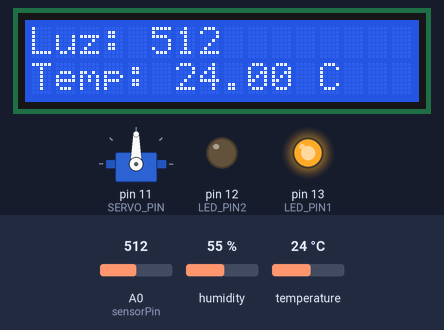
Simulated run of this sketch. Board: Arduino Uno, built with avr-gcc and run on an emulated ATmega328P. On the bench: servo, 16×2 character LCD, output pins drawn as LEDs (lit = HIGH). The inputs (shaded band) are chosen by the test bench; at power-on: temperature 24 °C, A0 (sensorPin) = 512, humidity 55 %.

Above: at 1.2 s.
1.3 s: temperature set to 28 °C
At 3.2 s:
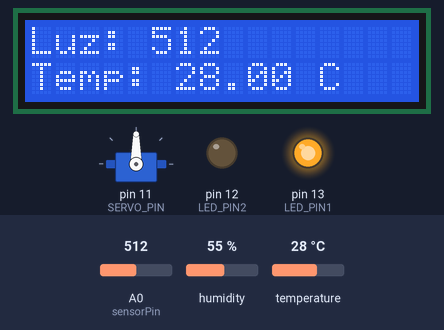
3.6 s: temperature set to 31 °C
At 4.8 s:
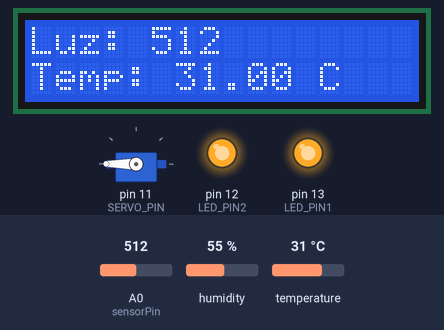
5.6 s: A0 (sensorPin) set to 492
At 7.3 s:
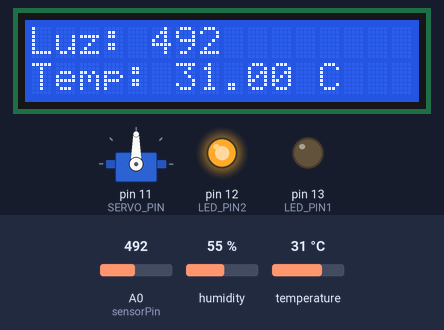
7.6 s: temperature set to 12 °C
At 9.2 s:
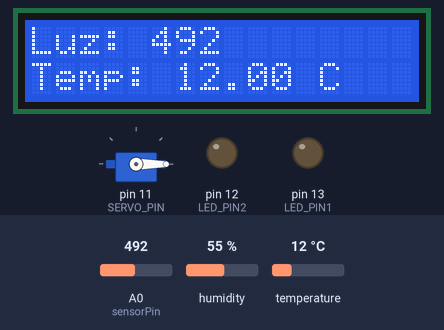
9.7 s: A0 (sensorPin) set to 510
At 10.8 s:
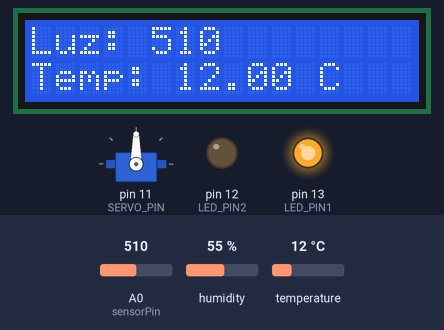
11.7 s: A0 (sensorPin) set to 490
At 13.6 s:
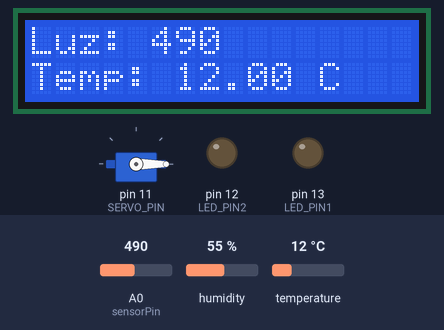
Timing chart, 0 to 14.8 s (numbered marks = the images above; inputs shaded):
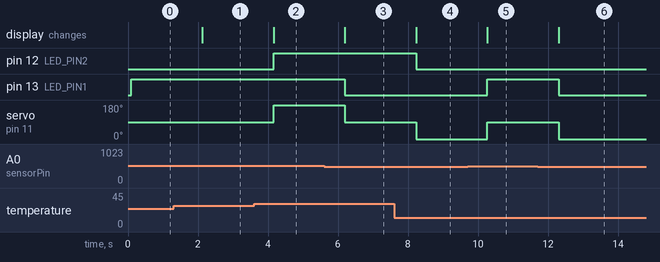

Measured:
- the behaviour switches between 29 and 30 °C on temperature (found by bisection; images 1 and 2)
- the behaviour switches between 500 and 499 on A0 (sensorPin) (found by bisection; images 2 and 3)
- after the input at 1.3 s, the display: changes after 0.83 s (image 1)
- after the input at 3.6 s, pin 12 (LED_PIN2): LOW → HIGH after 0.56 s; servo on pin 11 (SERVO_PIN): 90° → 180° after 0.56 s; the display: changes after 0.56 s (image 2)
- after the input at 5.6 s, pin 13 (LED_PIN1): HIGH → LOW after 0.60 s; servo on pin 11 (SERVO_PIN): 180° → 90° after 0.60 s; the display: changes after 0.60 s (image 3)
- after the input at 7.6 s, pin 12 (LED_PIN2): HIGH → LOW after 0.63 s; servo on pin 11 (SERVO_PIN): 90° → 0° after 0.63 s; the display: changes after 0.63 s (image 4)
- after the input at 9.7 s, pin 13 (LED_PIN1): LOW → HIGH after 0.57 s; servo on pin 11 (SERVO_PIN): 0° → 90° after 0.57 s; the display: changes after 0.57 s (image 5)
- after the input at 11.7 s, pin 13 (LED_PIN1): HIGH → LOW after 0.60 s; servo on pin 11 (SERVO_PIN): 90° → 0° after 0.60 s; the display: changes after 0.60 s (image 6)

The sketch:

practicau4.ino
```cpp
#include <Servo.h>
#include <Ultrasonic.h>
#include <NewPing.h>
#include <LiquidCrystal.h>
#include <DHT.h>

// Definiciones de pines y constantes
#define TRIGGER_PIN 7  // Pin para el disparo del sensor ultrasónico
#define ECHO_PIN 6     // Pin para la recepción del eco del sensor ultrasónico
#define MAX_DISTANCE 200 // Distancia máxima en cm para el sensor ultrasónico

#define DHTPIN 6       // Pin de datos para el sensor DHT11
#define DHTTYPE DHT11  // Tipo de sensor DHT

#define LED_PIN1 13    // Pin para el primer LED
#define LED_PIN2 12    // Pin para el segundo LED
#define SERVO_PIN 11   // Pin para el servomotor

// Creación de objetos para los componentes
Servo myservo; // Objeto para controlar el servomotor
NewPing sonar(TRIGGER_PIN, ECHO_PIN, MAX_DISTANCE); // Objeto para el sensor ultrasónico
DHT dht(DHTPIN, DHTTYPE); // Objeto para el sensor DHT

LiquidCrystal lcd(5, 4, 8, 9, 3, 2); // Objeto para controlar la pantalla LCD

const int sensorPin = A0; // Pin analógico para el sensor de luz
int sensorValue = 0; // Variable para almacenar el valor del sensor de luz

// Configuración inicial del sistema
void setup() {
  Serial.begin(9600); // Inicializa la comunicación serial a 9600 bps
  myservo.attach(SERVO_PIN); // Asocia el servomotor al pin definido
  dht.begin(); // Inicializa el sensor DHT
  lcd.begin(16, 2); // Inicializa la pantalla LCD con 16 columnas y 2 filas
  pinMode(LED_PIN1, OUTPUT); // Configura el primer LED como salida
  pinMode(LED_PIN2, OUTPUT); // Configura el segundo LED como salida
}
// Bucle principal del sistema
void loop() {
  sensorValue = analogRead(sensorPin); // Lee el valor del sensor de luz
  float temperature = dht.readTemperature(); // Lee la temperatura del sensor DHT

  // Verifica si la lectura del sensor DHT es válida
  if (isnan(temperature)) {
    Serial.println("Error al leer el sensor DHT11"); // Imprime un mensaje de error en la consola serial
    lcd.setCursor(0, 1); // Posiciona el cursor en la segunda fila de la pantalla LCD
    lcd.print("Temp: Error"); // Muestra un mensaje de error en la pantalla LCD
  } else {
    lcd.clear(); // Limpia la pantalla LCD
    lcd.setCursor(0, 0); // Posiciona el cursor en la primera fila
    lcd.print("Luz: "); // Muestra el texto "Luz: "
    lcd.print(sensorValue); // Muestra el valor del sensor de luz
    lcd.setCursor(0, 1); // Posiciona el cursor en la segunda fila
    lcd.print("Temp: "); // Muestra el texto "Temp: "
    lcd.print(temperature); // Muestra la temperatura leída
    lcd.print(" C"); // Muestra la unidad de temperatura
  }

  // Control del primer LED basado en el valor del sensor de luz
  if(sensorValue >= 500){
    digitalWrite(LED_PIN1, HIGH); // Enciende el primer LED si el valor del sensor de luz es mayor o igual a 500
  } else {
    digitalWrite(LED_PIN1, LOW); // Apaga el primer LED si el valor del sensor de luz es menor a 500
  }

  // Control del segundo LED basado en la temperatura
  if(temperature >= 30){
    digitalWrite(LED_PIN2, HIGH); // Enciende el segundo LED si la temperatura es mayor o igual a 30°C
  } else {
    digitalWrite(LED_PIN2, LOW); // Apaga el segundo LED si la temperatura es menor a 30°C
  }

  // Control del servomotor basado en el estado de los LEDs
  if (digitalRead(LED_PIN1) == HIGH || digitalRead(LED_PIN2) == HIGH) {
    myservo.write(90); // Mueve el servomotor a 90 grados si cualquiera de los LEDs está encendido
  } else {
    myservo.write(0); // Mueve el servomotor a 0 grados si ambos LEDs están apagados
  }

  // Aumenta la velocidad del servomotor si ambos LEDs están encendidos
  if (digitalRead(LED_PIN1) == HIGH && digitalRead(LED_PIN2) == HIGH) {
    myservo.write(180); // Mueve el servomotor a 180 grados si ambos LEDs están encendidos
  }

  delay(1000); // Espera 1 segundo antes de repetir el bucle
}
```
